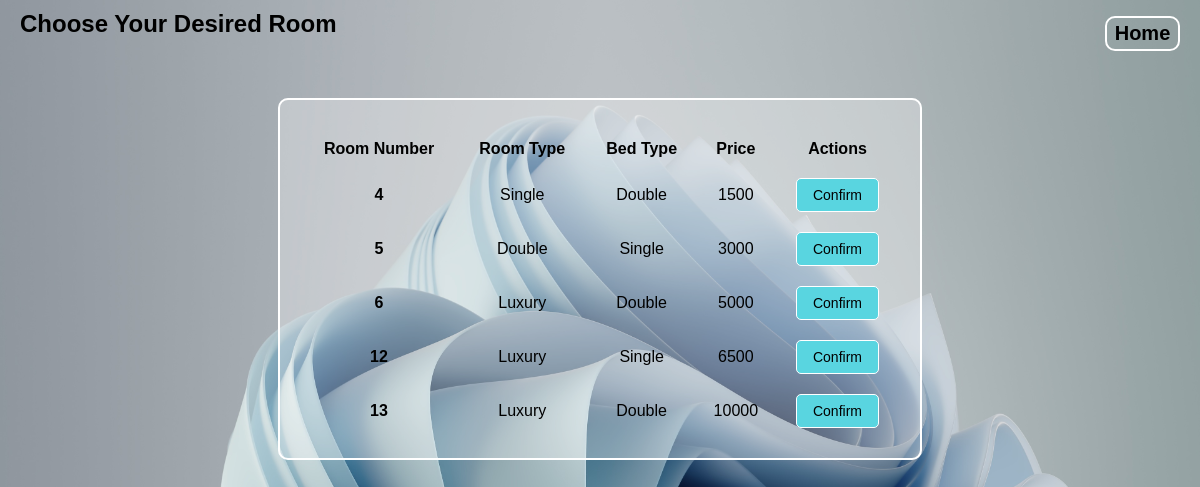
The page /view/RoomBook.php (signed in) on the database its author committed.
### tables this page shows
CREATE TABLE `room` (
  `id` int(30) NOT NULL,
  `room_type` varchar(30) NOT NULL,
  `bed_type` varchar(30) NOT NULL,
  `room_price` varchar(30) NOT NULL
);

### model/userModel.php (called while the page is built, shortened)
<?php
function getUserByUsername($username) {
    $con = dbConnect();
    $sql = "SELECT * FROM user WHERE username='$username'";
    $result = mysqli_query($con, $sql);
    $user = mysqli_fetch_assoc($result);
    return $user;
}
?>

### view/RoomBook.php (the view, shortened to what this page needs)
<?php
require_once '../model/userModel.php';
if(isset($_SESSION['username'])) {
    $username = $_SESSION['username'];
    $user = getUserByUsername($username);
} else {
    header("Location: UserLogin.php");
    exit();
}
?>
<!DOCTYPE html>
<html lang="en">
<head>
<link rel="stylesheet" href="../asset/RoomDisplay.css"/>
</head>
<body>
<div class="header">
  <h2 style="text-align: center; margin-top: 0;">Choose Your Desired Room</h2>
  <form action="UserDashboard.php" method="post">
    <button type="submit" class="home-button"><b> Home </b> </button>
  </form>
</div>
<center>
<fieldset>
<table>
  <tr>
    <th>Room Number</th>
    <th>Room Type</th>
    <th>Bed Type</th>
    <th>Price</th>
    <th>Actions</th>
  </tr>
<?php
$con = dbConnect();
$sql = "SELECT * FROM room";
$result = mysqli_query($con, $sql);
if(mysqli_num_rows($result) > 0) {
    while($row = mysqli_fetch_assoc($result)) {
        $rid = $row['id'];
        $room_type = $row['room_type'];
        $bed_type = $row['bed_type'];
        $room_price = $row['room_price'];
        echo '<tr>
            <th scope="row"> '.$rid.' </th>
            <td>'.$room_type.'</td>
            <td>'.$bed_type.'</td>
            <td>'.$room_price.'</td>
            <td>
            <button><a href="RoomData.php?room_id=' . $rid . '&user_id=' . $user['id'] . '">Confirm</a></button>
            </td>
            </tr>';
    }
} else {
    echo '<tr><td colspan="6">No users found</td></tr>';
}
?>
</table>
</fieldset>
</center>
</body>
</html>

### asset/RoomDisplay.css (style rules this page uses)
.header { display: flex; justify-content: space-between; align-items: center; padding: 10px 20px; }
.home-button { font-size: 20px; width: 75px; height: 35px; border-radius: 10px; border: 2px solid white; background-color: transparent; color: black; }
body { background-image: url('../view/ProfilePagePhoto.png'); background-size: cover; font-family: Arial, sans-serif; margin: 0; }
fieldset { background-color: rgba(255, 255, 255, 0.3); width: 50%; margin: 30px; padding: 20px; border-radius: 10px; border: 2px solid white; }
table { border-collapse: collapse; width: 100%; margin-top: 10px; }
th, td { padding: 10px; text-align: center; }
button { border: none; background-color: #59D5E0; padding: 0; margin: 0; border-radius: 5px; border: 1px solid white; }
button a { display: inline-block; padding: 8px 16px; text-decoration: none; color: black; font-size: 14px; }

### rows shown on the page
room: id "4", room_type "Single", bed_type "Double", room_price "1500"
room: id "5", room_type "Double", bed_type "Single", room_price "3000"
room: id "6", room_type "Luxury", bed_type "Double", room_price "5000"
room: id "12", room_type "Luxury", bed_type "Single", room_price "6500"
room: id "13", room_type "Luxury", bed_type "Double", room_price "10000"
